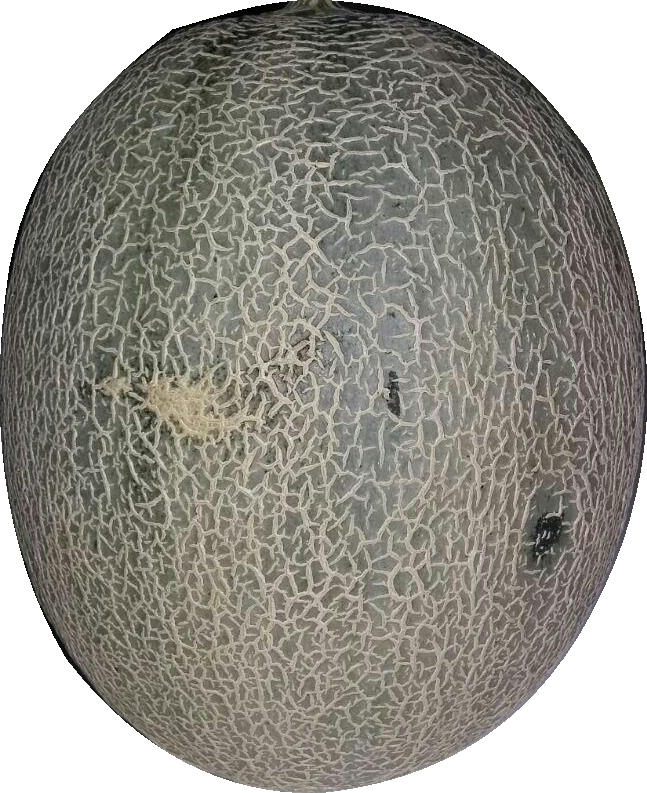
#> input picture ssm/storage/Copy of m6.png, 647 x 793 px; its folder holds only this picture in this run
$ python -i feature_extractor.py   (imports and definitions only)   (older library calls are emulated)
#> lines starting #> are read from the running program, lines starting #| are printed output that depends on the picture
#> further down, picture is the input picture: shape (793, 647, 3); mean B, G, R 140.8, 148.4, 150.6
import cv2
import numpy as np
from skimage.feature import graycomatrix, graycoprops
import os

# [37 lines left out: functions extract_edge_features, extract_glcm_feature, extract_hsv_features, not called in this run]

# Function to extract RGB color features
def extract_color_features(image):
    # Split the image into its Red, Green, and Blue components
    b, g, r = cv2.split(image)
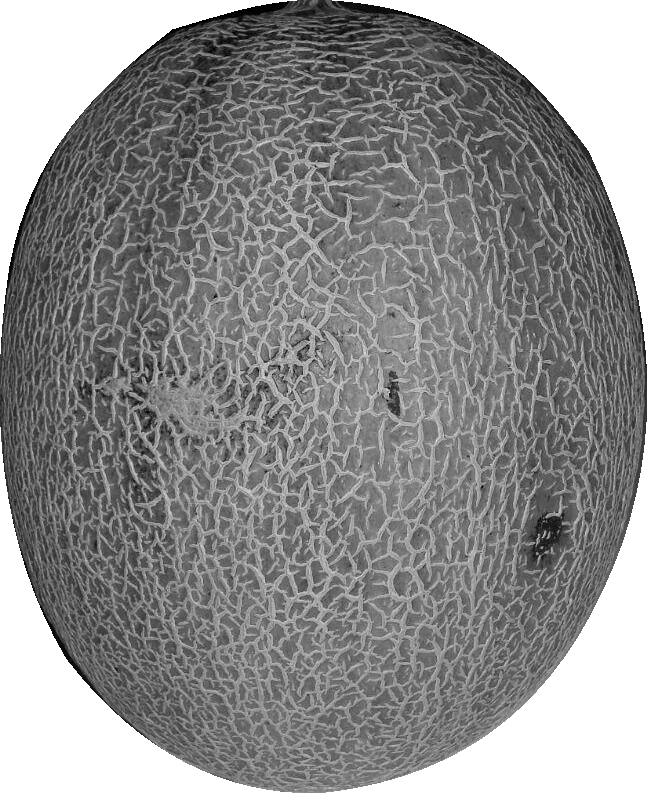
#> b: shape (793, 647); min 0, max 255, mean 140.8
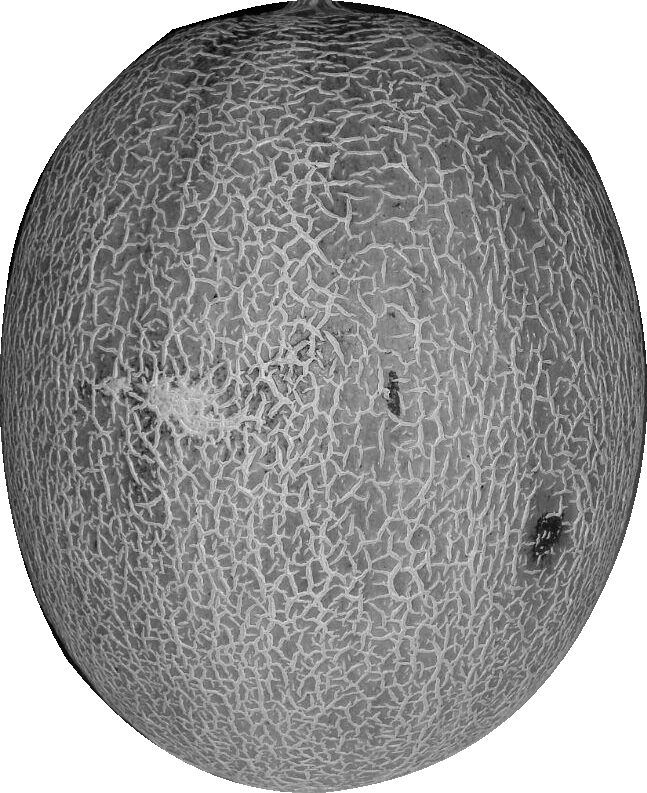
#> r: shape (793, 647); min 0, max 255, mean 150.6

    # Calculate histograms for Red, Green, and Blue channels
    hist_red = cv2.calcHist([r], [0], None, [256], [0, 256])
#> hist_red = 256 values, max 102032 at index 255, min 0 at index 240, mean 2004.2
    hist_green = cv2.calcHist([g], [0], None, [256], [0, 256])
#> hist_green = 256 values, max 102032 at index 255, min 0 at index 233, mean 2004.2
    hist_blue = cv2.calcHist([b], [0], None, [256], [0, 256])
#> hist_blue = 256 values, max 102032 at index 255, min 0 at index 224, mean 2004.2

    # Flatten and concatenate the histograms
    all_features = np.concatenate([hist_red.flatten(), hist_green.flatten(), hist_blue.flatten()])
#> all_features = 768 values, max 102032 at index 255, min 0 at index 240, mean 2004.2

    return all_features

# [41 lines left out: functions glcm_hsv_extractor, extract_glcm_features_all_angles, not called in this run]
# [8 lines of commented-out code are left out]

>>> import cv2
>>> picture = cv2.imread('storage/Copy of m6.png')
>>> result = extract_color_features(picture)
#> result has the same summary as all_features in extract_color_features
